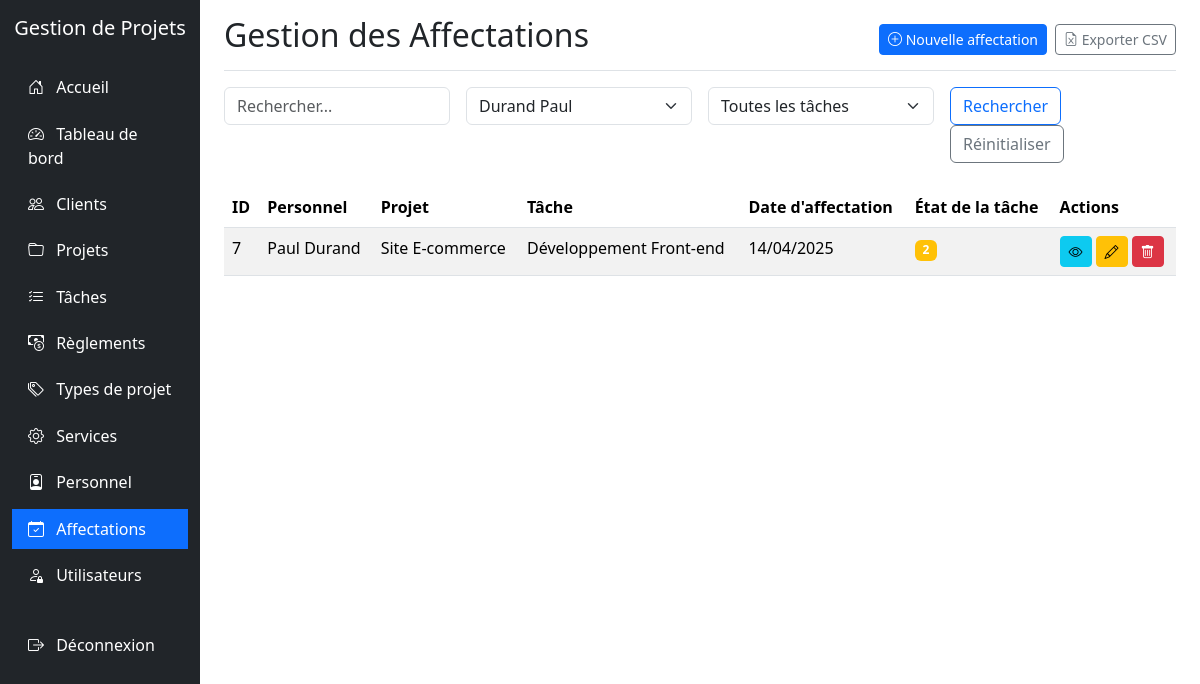
/affectations/index.php?personnel=EMP003 (signed in), run on the app's committed database.
### tables this page shows
CREATE TABLE IF NOT EXISTS `affectation` (
  `IdAffectation` int NOT NULL AUTO_INCREMENT,
  `DateAffectation` date DEFAULT NULL,
  `HeureAffectation` time DEFAULT NULL,
  `FonctionAffectation` varchar(255) DEFAULT NULL,
  `MatriculePersonnel` varchar(255) DEFAULT NULL,
  `IdTache` int DEFAULT NULL,
  PRIMARY KEY (`IdAffectation`),
  KEY `MatriculePersonnel` (`MatriculePersonnel`),
  KEY `IdTache` (`IdTache`),
  CONSTRAINT `affectation_ibfk_1` FOREIGN KEY (`MatriculePersonnel`) REFERENCES `personnel` (`MatriculePersonnel`),
  CONSTRAINT `affectation_ibfk_2` FOREIGN KEY (`IdTache`) REFERENCES `tache` (`IdTache`)
);

CREATE TABLE IF NOT EXISTS `personnel` (
  `MatriculePersonnel` varchar(255) NOT NULL,
  `NomPersonnel` varchar(255) NOT NULL,
  `PrenomPersonnel` varchar(255) NOT NULL,
  `EmailPersonnel` varchar(255) DEFAULT NULL,
  `TelPersonnel` varchar(255) DEFAULT NULL,
  `CodeService` varchar(255) DEFAULT NULL,
  `CompetencesPersonnel` text,
  `CommentairesPersonnel` text,
  PRIMARY KEY (`MatriculePersonnel`),
  KEY `CodeService` (`CodeService`),
  CONSTRAINT `personnel_ibfk_1` FOREIGN KEY (`CodeService`) REFERENCES `service` (`CodeService`)
);

CREATE TABLE IF NOT EXISTS `projet` (
  `IdProjet` int NOT NULL AUTO_INCREMENT,
  `TitreProjet` varchar(255) NOT NULL,
  `DescriptionProjet` varchar(255) DEFAULT NULL,
  `CoutProjet` int DEFAULT NULL,
  `DateDebutProjet` date DEFAULT NULL,
  `DateFinProjet` date DEFAULT NULL,
  `EtatProjet` int DEFAULT NULL,
  `IdClient` int DEFAULT NULL,
  `IdTypeProjet` int DEFAULT NULL,
  PRIMARY KEY (`IdProjet`),
  KEY `IdClient` (`IdClient`),
  KEY `IdTypeProjet` (`IdTypeProjet`),
  CONSTRAINT `projet_ibfk_1` FOREIGN KEY (`IdClient`) REFERENCES `client` (`IdClient`),
  CONSTRAINT `projet_ibfk_2` FOREIGN KEY (`IdTypeProjet`) REFERENCES `typeprojet` (`IdTypeProjet`)
);

CREATE TABLE IF NOT EXISTS `tache` (
  `IdTache` int NOT NULL AUTO_INCREMENT,
  `LibelleTache` varchar(255) NOT NULL,
  `DateEnregTache` date DEFAULT NULL,
  `DateDebutTache` date DEFAULT NULL,
  `DateFinTache` date DEFAULT NULL,
  `EtatTache` int DEFAULT NULL,
  `IdProjet` int DEFAULT NULL,
  PRIMARY KEY (`IdTache`),
  KEY `IdProjet` (`IdProjet`),
  CONSTRAINT `tache_ibfk_1` FOREIGN KEY (`IdProjet`) REFERENCES `projet` (`IdProjet`)
);

### affectations/index.php (the view, shortened to what this page needs)
<?php
require_once '../config.php';
$search = isset($_GET['search']) ? $_GET['search'] : '';
$personnel = isset($_GET['personnel']) ? $_GET['personnel'] : '';
$where = [];
if (!empty($personnel)) {
    $where[] = "a.MatriculePersonnel = '$personnel'";
}
$whereClause = !empty($where) ? "WHERE " . implode(" AND ", $where) : "";
$sql = "SELECT a.*,
        p.NomPersonnel, p.PrenomPersonnel, p.EmailPersonnel,
        t.LibelleTache, t.DateDebutTache, t.DateFinTache, t.EtatTache,
        pr.TitreProjet
        FROM AFFECTATION a
        JOIN PERSONNEL p ON a.MatriculePersonnel = p.MatriculePersonnel
        JOIN TACHE t ON a.IdTache = t.IdTache
        JOIN PROJET pr ON t.IdProjet = pr.IdProjet
        $whereClause
        ORDER BY a.DateAffectation DESC";
$result = mysqli_query($conn, $sql);
$personnelSql = "SELECT * FROM PERSONNEL ORDER BY NomPersonnel, PrenomPersonnel";
$personnelResult = mysqli_query($conn, $personnelSql);
?>
<!DOCTYPE html>
<html lang="fr">
<head>
    <link href="../libs/bootstrap@5.3.0-alpha1/dist/css/bootstrap.min.css" rel="stylesheet">
    <link rel="stylesheet" href="../libs/bootstrap-icons-1.10.0/font/bootstrap-icons.css">
</head>
<body>
    <div class="container-fluid">
        <div class="row">
            <div class="col-md-3 col-lg-2 d-md-block sidebar collapse">
                <div class="position-sticky pt-3">
                    <div class="text-center mb-4">
                        <h5 class="text-white">Gestion de Projets</h5>
                    </div>
                    <ul class="nav flex-column">
                        <li class="nav-item">
                            <a class="nav-link" href="../index.php">
                                <i class="bi bi-house-door"></i> Accueil
                            </a>
                        </li>
                        <li class="nav-item">
                            <a class="nav-link" href="../dashboard/index.php">
                                <i class="bi bi-speedometer2"></i> Tableau de bord
                            </a>
                        </li>
                        <li class="nav-item">
                            <a class="nav-link" href="../clients/index.php">
                                <i class="bi bi-people"></i> Clients
                            </a>
                        </li>
                        <li class="nav-item">
                            <a class="nav-link" href="../projets/index.php">
                                <i class="bi bi-folder"></i> Projets
                            </a>
                        </li>
                        <li class="nav-item">
                            <a class="nav-link" href="../taches/index.php">
                                <i class="bi bi-list-check"></i> Tâches
                            </a>
                        </li>
                        <li class="nav-item">
                            <a class="nav-link" href="../reglements/index.php">
                                <i class="bi bi-cash-coin"></i> Règlements
                            </a>
                        </li>
                        <li class="nav-item">
                            <a class="nav-link" href="../typesprojet/index.php">
                                <i class="bi bi-tags"></i> Types de projet
                            </a>
                        </li>
                        <li class="nav-item">
                            <a class="nav-link" href="../services/index.php">
                                <i class="bi bi-gear"></i> Services
                            </a>
                        </li>
                        <li class="nav-item">
                            <a class="nav-link" href="../personnel/index.php">
                                <i class="bi bi-person-badge"></i> Personnel
                            </a>
                        </li>
                        <li class="nav-item">
                            <a class="nav-link active" href="../affectations/index.php">
                                <i class="bi bi-calendar-check"></i> Affectations
                            </a>
                        </li>
                        <?php if ($_SESSION['role'] == 'admin'): ?>
                        <li class="nav-item">
                            <a class="nav-link" href="../utilisateurs/index.php">
                                <i class="bi bi-person-lock"></i> Utilisateurs
                            </a>
                        </li>
                        <?php endif; ?>
                        <li class="nav-item mt-4">
                            <a class="nav-link" href="../logout.php">
                                <i class="bi bi-box-arrow-right"></i> Déconnexion
                            </a>
                        </li>
                    </ul>
                </div>
            </div>
            <div class="col-md-9 ms-sm-auto col-lg-10 px-md-4">
                <div class="d-flex justify-content-between flex-wrap flex-md-nowrap align-items-center pt-3 pb-2 mb-3 border-bottom">
                    <h1 class="h2">Gestion des Affectations</h1>
                    <div class="btn-toolbar mb-2 mb-md-0">
                        <a href="create.php" class="btn btn-sm btn-primary me-2">
                            <i class="bi bi-plus-circle"></i> Nouvelle affectation
                        </a>
                        <a href="export_csv.php" class="btn btn-sm btn-outline-secondary">
                            <i class="bi bi-file-earmark-excel"></i> Exporter CSV
                        </a>
                    </div>
                </div>
                <div class="row mb-4">
                    <div class="col-md-12">
                        <form action="index.php" method="get" class="row g-3">
                            <div class="col-md-3">
                                <input type="text" name="search" class="form-control" placeholder="Rechercher..." value="<?php echo htmlspecialchars($search); ?>">
                            </div>
                            <div class="col-md-3">
                                <select name="personnel" class="form-select">
                                    <?php
                                    mysqli_data_seek($personnelResult, 0);
                                    while($personnelRow = mysqli_fetch_assoc($personnelResult)):
                                    ?>
                                    <option value="<?php echo $personnelRow['MatriculePersonnel']; ?>" <?php echo $personnel == $personnelRow['MatriculePersonnel'] ? 'selected' : ''; ?>>
                                        <?php echo htmlspecialchars($personnelRow['NomPersonnel'] . ' ' . $personnelRow['PrenomPersonnel']); ?>
                                    </option>
                                    <?php endwhile; ?>
                                </select>
                            </div>
                            <div class="col-md-3">
                                <select name="tache" class="form-select">
                                    <option value="">Toutes les tâches</option>
                                </select>
                            </div>
                            <div class="col-md-3">
                                <button type="submit" class="btn btn-outline-primary">Rechercher</button>
                                <a href="index.php" class="btn btn-outline-secondary">Réinitialiser</a>
                            </div>
                        </form>
                    </div>
                </div>
                <div class="table-responsive">
                    <table class="table table-striped table-hover">
                        <thead>
                            <tr>
                                <th>ID</th>
                                <th>Personnel</th>
                                <th>Projet</th>
                                <th>Tâche</th>
                                <th>Date d'affectation</th>
                                <th>État de la tâche</th>
                                <th>Actions</th>
                            </tr>
                        </thead>
                        <tbody>
                            <?php
                            if (mysqli_num_rows($result) > 0) {
                                while($row = mysqli_fetch_assoc($result)) {
                                    $affectationId = $row['IdAffectation'];
                                    echo "<tr>";
                                    echo "<td>" . $row['IdAffectation'] . "</td>";
                                    echo "<td>" . htmlspecialchars($row['PrenomPersonnel'] . ' ' . $row['NomPersonnel']) . "</td>";
                                    echo "<td>" . htmlspecialchars($row['TitreProjet']) . "</td>";
                                    echo "<td>" . htmlspecialchars($row['LibelleTache']) . "</td>";
                                    echo "<td>" . date('d/m/Y', strtotime($row['DateAffectation'])) . "</td>";
                                    echo "<td>";
                                    echo "<span class='badge " . ($row['EtatTache'] == 'Terminée' ? 'bg-success' : ($row['EtatTache'] == 'En cours' ? 'bg-primary' : 'bg-warning')) . "'>";
                                    echo htmlspecialchars($row['EtatTache']);
                                    echo "</span>";
                                    echo "</td>";
                                    echo "<td>";
                                    echo "<a href='view.php?id=" . $affectationId . "' class='btn btn-sm btn-info me-1'><i class='bi bi-eye'></i></a>";
                                    echo "<a href='edit.php?id=" . $affectationId . "' class='btn btn-sm btn-warning me-1'><i class='bi bi-pencil'></i></a>";
                                    echo "<a href='delete.php?id=" . $affectationId . "' class='btn btn-sm btn-danger'><i class='bi bi-trash'></i></a>";
                                    echo "</td>";
                                    echo "</tr>";
                                }
                            } else {
                                echo "<tr><td colspan='7' class='text-center'>Aucune affectation trouvée</td></tr>";
                            }
                            ?>
                        </tbody>
                    </table>
                </div>
            </div>
        </div>
    </div>
</body>
</html>

### affectations/index.php (style rules this page uses)
.sidebar { min-height: 100vh; background-color: #212529; }
.sidebar .nav-link { color: #fff; padding: 0.5rem 1rem; margin: 0.2rem 0; }
.sidebar .nav-link.active { background-color: #0d6efd; }
.sidebar .nav-link i { margin-right: 0.5rem; }

### data on the page
affectation: IdAffectation "7", MatriculePersonnel.NomPersonnel "Paul Durand", projet.TitreProjet "Site E-commerce", IdTache.LibelleTache "Développement Front-end", DateAffectation "14/04/2025", IdTache.EtatTache "2"

### other printed values
form field personnel "Durand Paul"
